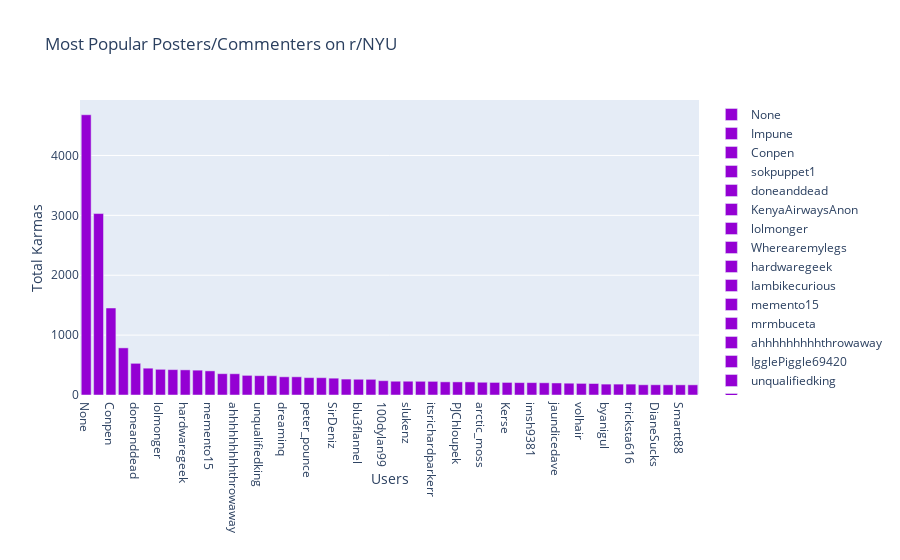

The cell this chart's notebook holds for it:
### Code cell
top_users_50 = sorted(scores, key = get_value, reverse = True)[:50]
fig = go.Figure()
for i, user in enumerate(top_users_50) :
    # add a new bar to the graph
    fig.add_trace(go.Bar(
        x=[user],
        y=[scores[user]],
        name= user,
        marker_color='darkviolet'
    ))

    
# plot the graph
fig.update_layout(yaxis_title="Total Karmas", xaxis_title="Users", title="Most Popular Posters/Commenters on r/NYU")
fig.show()

### Figure 1 — Plotly figure (JSON) as saved in the notebook; plotly's stock layout.template omitted (floating-point values rounded to 4 significant figures)
{"data": [{"marker": {"color": "darkviolet"}, "name": "None", "type": "bar", "x": ["None"], "y": [4680]}, {"marker": {"color": "darkviolet"}, "name": "Impune", "type": "bar", "x": ["Impune"], "y": [3030]}, {"marker": {"color": "darkviolet"}, "name": "Conpen", "type": "bar", "x": ["Conpen"], "y": [1453]}, {"marker": {"color": "darkviolet"}, "name": "sokpuppet1", "type": "bar", "x": ["sokpuppet1"], "y": [787]}, {"marker": {"color": "darkviolet"}, "name": "doneanddead", "type": "bar", "x": ["doneanddead"], "y": [529]}, {"marker": {"color": "darkviolet"}, "name": "KenyaAirwaysAnon", "type": "bar", "x": ["KenyaAirwaysAnon"], "y": [448]}, {"marker": {"color": "darkviolet"}, "name": "lolmonger", "type": "bar", "x": ["lolmonger"], "y": [429]}, {"marker": {"color": "darkviolet"}, "name": "Wherearemylegs", "type": "bar", "x": ["Wherearemylegs"], "y": [424]}, {"marker": {"color": "darkviolet"}, "name": "hardwaregeek", "type": "bar", "x": ["hardwaregeek"], "y": [420]}, {"marker": {"color": "darkviolet"}, "name": "Iambikecurious", "type": "bar", "x": ["Iambikecurious"], "y": [415]}, {"marker": {"color": "darkviolet"}, "name": "memento15", "type": "bar", "x": ["memento15"], "y": [403]}, {"marker": {"color": "darkviolet"}, "name": "mrmbuceta", "type": "bar", "x": ["mrmbuceta"], "y": [356]}, {"marker": {"color": "darkviolet"}, "name": "ahhhhhhhhhthrowaway", "type": "bar", "x": ["ahhhhhhhhhthrowaway"], "y": [355]}, {"marker": {"color": "darkviolet"}, "name": "IgglePiggle69420", "type": "bar", "x": ["IgglePiggle69420"], "y": [328]}, {"marker": {"color": "darkviolet"}, "name": "unqualifiedking", "type": "bar", "x": ["unqualifiedking"], "y": [323]}, {"marker": {"color": "darkviolet"}, "name": "NotDido", "type": "bar", "x": ["NotDido"], "y": [323]}, {"marker": {"color": "darkviolet"}, "name": "dreaminq", "type": "bar", "x": ["dreaminq"], "y": [304]}, {"marker": {"color": "darkviolet"}, "name": "r55r44", "type": "bar", "x": ["r55r44"], "y": [304]}, {"marker": {"color": "darkviolet"}, "name": "peter_pounce", "type": "bar", "x": ["peter_pounce"], "y": [290]}, {"marker": {"color": "darkviolet"}, "name": "rzrike", "type": "bar", "x": ["rzrike"], "y": [289]}, {"marker": {"color": "darkviolet"}, "name": "SirDeniz", "type": "bar", "x": ["SirDeniz"], "y": [281]}, {"marker": {"color": "darkviolet"}, "name": "Not_Ayn_Rand", "type": "bar", "x": ["Not_Ayn_Rand"], "y": [266]}, {"marker": {"color": "darkviolet"}, "name": "blu3flannel", "type": "bar", "x": ["blu3flannel"], "y": [263]}, {"marker": {"color": "darkviolet"}, "name": "wannalimou", "type": "bar", "x": ["wannalimou"], "y": [262]}, {"marker": {"color": "darkviolet"}, "name": "100dylan99", "type": "bar", "x": ["100dylan99"], "y": [239]}, {"marker": {"color": "darkviolet"}, "name": "theEolian", "type": "bar", "x": ["theEolian"], "y": [230]}, {"marker": {"color": "darkviolet"}, "name": "slukenz", "type": "bar", "x": ["slukenz"], "y": [230]}, {"marker": {"color": "darkviolet"}, "name": "KittyScholar", "type": "bar", "x": ["KittyScholar"], "y": [229]}, {"marker": {"color": "darkviolet"}, "name": "itsrichardparkerr", "type": "bar", "x": ["itsrichardparkerr"], "y": [228]}, {"marker": {"color": "darkviolet"}, "name": "skier", "type": "bar", "x": ["skier"], "y": [220]}, {"marker": {"color": "darkviolet"}, "name": "PJChloupek", "type": "bar", "x": ["PJChloupek"], "y": [219]}, {"marker": {"color": "darkviolet"}, "name": "cxavier", "type": "bar", "x": ["cxavier"], "y": [219]}, {"marker": {"color": "darkviolet"}, "name": "arctic_moss", "type": "bar", "x": ["arctic_moss"], "y": [213]}, {"marker": {"color": "darkviolet"}, "name": "Pakmed", "type": "bar", "x": ["Pakmed"], "y": [210]}, {"marker": {"color": "darkviolet"}, "name": "Kerse", "type": "bar", "x": ["Kerse"], "y": [210]}, {"marker": {"color": "darkviolet"}, "name": "jdgoldfine", "type": "bar", "x": ["jdgoldfine"], "y": [207]}, {"marker": {"color": "darkviolet"}, "name": "imsh9381", "type": "bar", "x": ["imsh9381"], "y": [207]}, {"marker": {"color": "darkviolet"}, "name": "NYUStudent9", "type": "bar", "x": ["NYUStudent9"], "y": [204]}, {"marker": {"color": "darkviolet"}, "name": "jaundicedave", "type": "bar", "x": ["jaundicedave"], "y": [201]}, {"marker": {"color": "darkviolet"}, "name": "NY2018MMM", "type": "bar", "x": ["NY2018MMM"], "y": [197]}, {"marker": {"color": "darkviolet"}, "name": "volhair", "type": "bar", "x": ["volhair"], "y": [194]}, {"marker": {"color": "darkviolet"}, "name": "InterstellarBlue", "type": "bar", "x": ["InterstellarBlue"], "y": [192]}, {"marker": {"color": "darkviolet"}, "name": "byanigul", "type": "bar", "x": ["byanigul"], "y": [182]}, {"marker": {"color": "darkviolet"}, "name": "mm0nam", "type": "bar", "x": ["mm0nam"], "y": [182]}, {"marker": {"color": "darkviolet"}, "name": "tricksta616", "type": "bar", "x": ["tricksta616"], "y": [182]}, {"marker": {"color": "darkviolet"}, "name": "Rdxenti", "type": "bar", "x": ["Rdxenti"], "y": [171]}, {"marker": {"color": "darkviolet"}, "name": "DianeSucks", "type": "bar", "x": ["DianeSucks"], "y": [171]}, {"marker": {"color": "darkviolet"}, "name": "RamenTheory", "type": "bar", "x": ["RamenTheory"], "y": [170]}, {"marker": {"color": "darkviolet"}, "name": "Smartt88", "type": "bar", "x": ["Smartt88"], "y": [170]}, {"marker": {"color": "darkviolet"}, "name": "5uicidalxD", "type": "bar", "x": ["5uicidalxD"], "y": [170]}], "layout": {"title": {"text": "Most Popular Posters/Commenters on r/NYU"}, "xaxis": {"title": {"text": "Users"}}, "yaxis": {"title": {"text": "Total Karmas"}}}}
